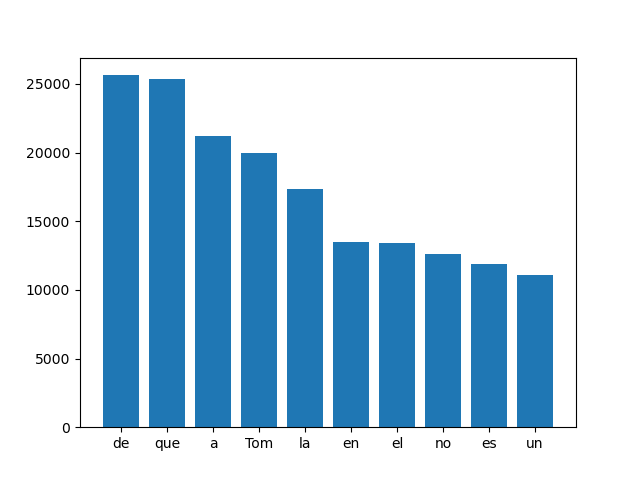

Source code (Python):
from collections import Counter
import matplotlib.pyplot as plt
from matplotlib.pyplot import figure

# Inicializar un objeto Counter para contar las palabras
word_counts = Counter()

# Abre el archivo en modo lectura
with open('./spa-eng/spa.txt', 'r') as f:
    # Procesar el archivo línea por línea
    for line in f:
        # Dividir la línea en palabras
        words = line.split('\t')[1]
        words = words.split()

        # Actualizar el contador de palabras
        word_counts.update(words)

# Obtener las 10 palabras más comunes y sus conteos
most_common_words = word_counts.most_common(10)

# Descomprimir las palabras y los conteos en dos listas separadas
words, counts = zip(*most_common_words)

# Crear un histograma de las palabras más comunes
plt.bar(words, counts)
plt.savefig('HistogramTarget.png')